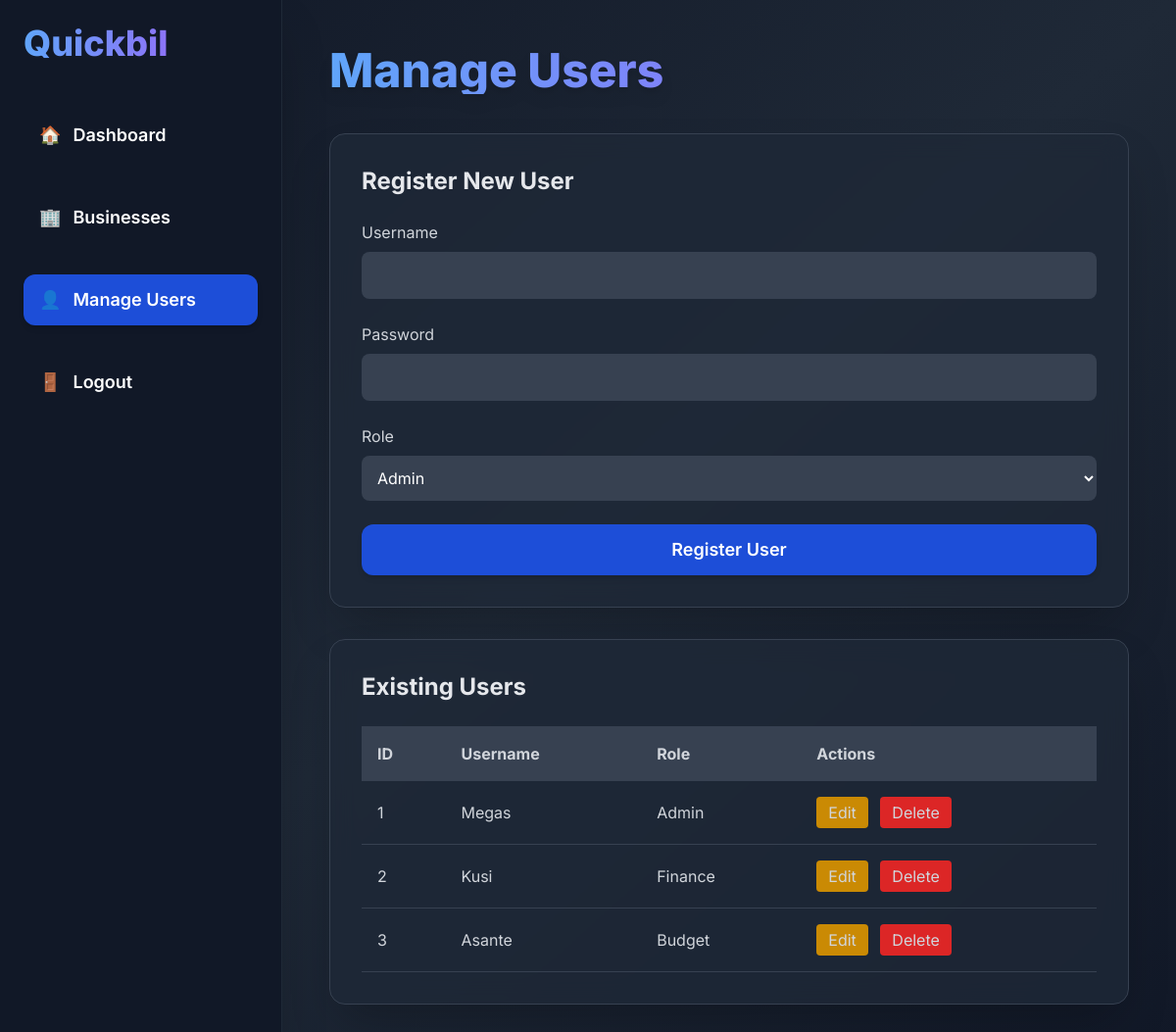
The page /pages/register.php (signed in) on the database its author committed.
### tables this page shows
CREATE TABLE `users` (
  `id` int(11) NOT NULL,
  `full_name` varchar(100) NOT NULL,
  `username` varchar(50) NOT NULL,
  `role` enum('Admin','Finance','Budget') NOT NULL,
  `password` varchar(255) NOT NULL,
  `created_at` timestamp NOT NULL DEFAULT current_timestamp()
);

### pages/register.php (the view, shortened to what this page needs)
<?php
include '../includes/config.php';
$users = $conn->query("SELECT id, username, role FROM users ORDER BY id ASC");
?>
<!DOCTYPE html>
<html lang="en">
<head>
    <link rel="stylesheet" href="../assets/css/style.css">
    <script src="https://cdn.tailwindcss.com"></script>
</head>
<body class="bg-gradient-to-br from-gray-900 via-gray-800 to-gray-900 text-white min-h-screen font-inter">
    <div class="flex">
        <div class="bg-gray-900 w-72 p-6 fixed h-full shadow-2xl border-r border-gray-800">
            <h2 class="text-4xl font-extrabold text-transparent bg-clip-text bg-gradient-to-r from-blue-400 to-purple-500 mb-12">Quickbil</h2>
            <nav class="space-y-8">
                <a href="dashboard_admin.php" class="flex items-center py-3 px-4 hover:bg-gray-800 rounded-xl transition duration-300 text-lg font-semibold">
                    <span class="mr-3">🏠</span> Dashboard
                </a>
                <a href="business_view.php" class="flex items-center py-3 px-4 hover:bg-gray-800 rounded-xl transition duration-300 text-lg font-semibold">
                    <span class="mr-3">🏢</span> Businesses
                </a>
                <a href="register.php" class="flex items-center py-3 px-4 bg-blue-700 rounded-xl hover:bg-blue-800 transition duration-300 text-lg font-semibold shadow-md">
                    <span class="mr-3">👤</span> Manage Users
                </a>
                <a href="?logout=true" class="flex items-center py-3 px-4 hover:bg-gray-800 rounded-xl transition duration-300 text-lg font-semibold">
                    <span class="mr-3">🚪</span> Logout
                </a>
            </nav>
        </div>
        <div class="flex-1 p-12 ml-72">
            <h1 class="text-5xl font-extrabold text-transparent bg-clip-text bg-gradient-to-r from-blue-400 to-purple-500 mb-10 drop-shadow-lg">Manage Users</h1>
            <div class="bg-gray-800 bg-opacity-80 backdrop-blur-md p-8 rounded-2xl shadow-2xl border border-gray-700 mb-8">
                <h3 class="text-2xl font-bold text-gray-200 mb-6">Register New User</h3>
                <form method="POST" class="space-y-6">
                    <div>
                        <label class="block text-gray-300 mb-2" for="username">Username</label>
                        <input type="text" name="username" id="username" required class="w-full p-3 bg-gray-700 rounded-lg text-white focus:outline-none focus:ring-2 focus:ring-blue-500">
                    </div>
                    <div>
                        <label class="block text-gray-300 mb-2" for="password">Password</label>
                        <input type="password" name="password" id="password" required class="w-full p-3 bg-gray-700 rounded-lg text-white focus:outline-none focus:ring-2 focus:ring-blue-500">
                    </div>
                    <div>
                        <label class="block text-gray-300 mb-2" for="role">Role</label>
                        <select name="role" id="role" required class="w-full p-3 bg-gray-700 rounded-lg text-white focus:outline-none focus:ring-2 focus:ring-blue-500">
                            <option value="Admin">Admin</option>
                        </select>
                    </div>
                    <button type="submit" name="register" class="w-full py-3 bg-blue-700 rounded-xl hover:bg-blue-800 transition duration-300 text-lg font-semibold shadow-md">Register User</button>
                </form>
            </div>
            <div class="bg-gray-800 bg-opacity-80 backdrop-blur-md p-8 rounded-2xl shadow-2xl border border-gray-700">
                <h3 class="text-2xl font-bold text-gray-200 mb-6">Existing Users</h3>
                <div class="overflow-x-auto">
                    <table class="w-full text-left text-gray-300">
                        <thead>
                            <tr class="bg-gray-700">
                                <th class="p-4">ID</th>
                                <th class="p-4">Username</th>
                                <th class="p-4">Role</th>
                                <th class="p-4">Actions</th>
                            </tr>
                        </thead>
                        <tbody>
                            <?php if ($users && $users->num_rows > 0): ?>
                                <?php while ($user = $users->fetch_assoc()): ?>
                                    <tr class="border-b border-gray-700 hover:bg-gray-600 transition duration-200">
                                        <td class="p-4"><?php echo htmlspecialchars($user['id']); ?></td>
                                        <td class="p-4"><?php echo htmlspecialchars($user['username']); ?></td>
                                        <td class="p-4"><?php echo htmlspecialchars($user['role']); ?></td>
                                        <td class="p-4">
                                            <button class="px-3 py-1 bg-yellow-600 rounded hover:bg-yellow-700 transition duration-200 mr-2">Edit</button>
                                            <form method="POST" class="inline" onsubmit="return confirm('Are you sure you want to delete this user?');">
                                                <button type="submit" name="delete" class="px-3 py-1 bg-red-600 rounded hover:bg-red-700 transition duration-200">Delete</button>
                                            </form>
                                        </td>
                                    </tr>
                                <?php endwhile; ?>
                            <?php else: ?>
                                <tr>
                                    <td colspan="4" class="p-4 text-center">No users found.</td>
                                </tr>
                            <?php endif; ?>
                        </tbody>
                    </table>
                </div>
            </div>
        </div>
    </div>
</body>
</html>

### assets/css/style.css (style rules this page uses)
* { margin: 0; padding: 0; box-sizing: border-box; }
body { font-family: 'Inter', sans-serif; background: linear-gradient(135deg, #1a202c, #2d3748, #1a202c); color: #e5e7eb; min-height: 100vh; }

### rows shown on the page
users: id "1", username "Megas", role "Admin"
users: id "2", username "Kusi", role "Finance"
users: id "3", username "Asante", role "Budget"
